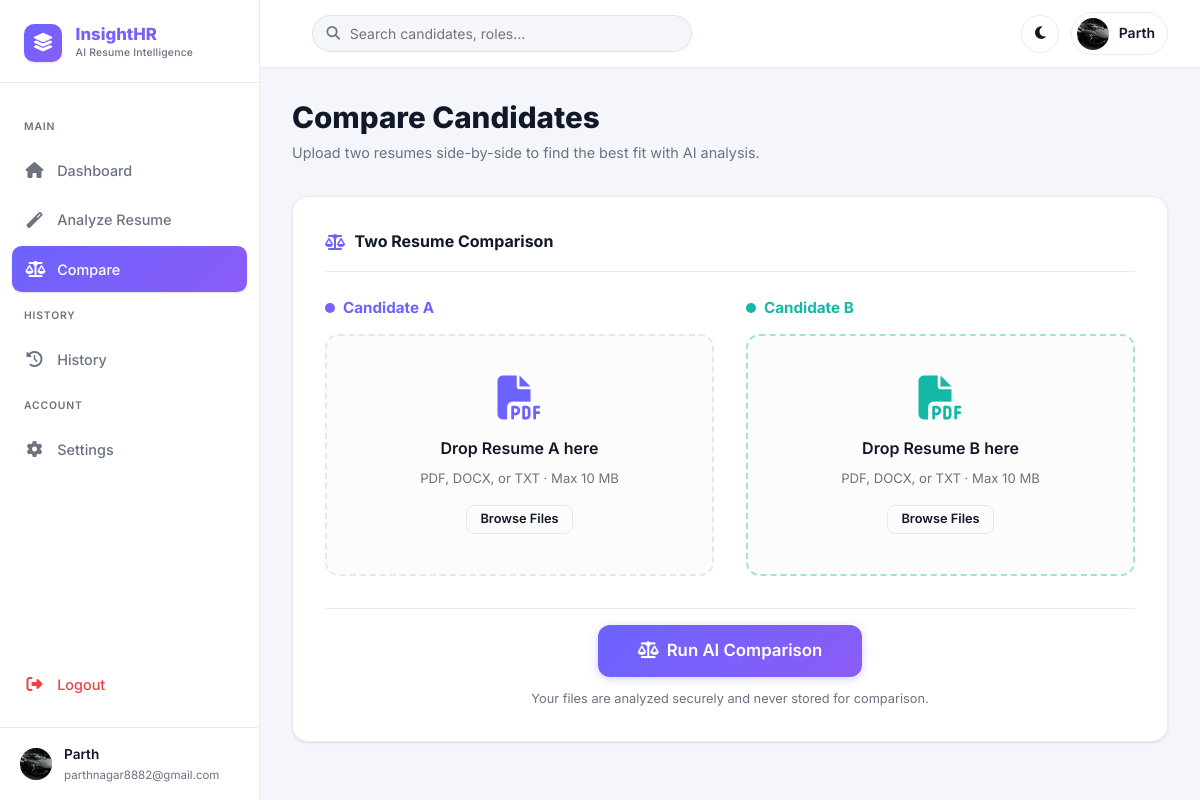
/compare (signed in), run on the app's committed database.
### models.py (models this page shows, shortened)
class User(UserMixin, db.Model):
    __tablename__ = 'users'
    id            = db.Column(db.Integer, primary_key=True)
    full_name     = db.Column(db.String(120), nullable=False)
    email         = db.Column(db.String(150), unique=True, nullable=False)
    mobile_number = db.Column(db.String(20), unique=True, nullable=True)
    password_hash = db.Column(db.String(256), nullable=False)
    theme_pref    = db.Column(db.String(10), default='light')  # 'light' or 'dark'
    avatar_url    = db.Column(db.String(300), default='')
    created_at    = db.Column(db.DateTime, default=datetime.utcnow)
    resumes = db.relationship('Resume', backref='owner', lazy=True,
                              cascade='all, delete-orphan')

### app.py (the view, shortened to what this page needs)
@app.route('/compare', methods=['GET', 'POST'])
@login_required
def compare():
    result = None
    return render_template('compare.html', result=result, safe_json=safe_json)

### app.py (called while the page is built)
@login_manager.user_loader
def load_user(user_id):
    return db.session.get(User, int(user_id))

@app.context_processor
def inject_globals():
    return {
        'current_year': datetime.utcnow().year,
        'safe_json': safe_json,
    }

### templates/compare.html (shortened to what this page needs)
{% extends "base.html" %}
{% block content %}
<div class="page-header">
    <h1 class="page-title">Compare Candidates</h1>
    <p class="page-subtitle">Upload two resumes side-by-side to find the best fit with AI analysis.</p>
</div>
{% if not result %}
<div class="glass-card">
    <div class="card-header">
        <div class="card-title"><i class="fas fa-balance-scale"></i> Two Resume Comparison</div>
    </div>
    <form action="{{ url_for('compare') }}" method="POST" enctype="multipart/form-data" data-loading="true">
        <div class="grid-cols-2" style="gap:2rem;margin-bottom:2rem;">
            <div>
                <div style="display:flex;align-items:center;gap:.5rem;margin-bottom:.85rem;">
                    <div style="width:10px;height:10px;border-radius:50%;background:var(--btn-gradient);"></div>
                    <h3 style="font-weight:700;font-size:.95rem;color:var(--primary);">Candidate A</h3>
                </div>
                <div id="upload-zone-1" class="upload-zone" style="cursor:pointer;" role="button" tabindex="0">
                    <i class="fas fa-file-pdf upload-icon"></i>
                    <p class="upload-primary" style="font-weight:600;margin-bottom:.4rem;">Drop Resume A here</p>
                    <p class="upload-sub" style="font-size:.82rem;color:var(--text-muted);margin-bottom:1rem;">PDF, DOCX, or TXT · Max 10 MB</p>
                    <span class="btn btn-outline btn-sm" style="pointer-events:none;">Browse Files</span>
                </div>
            </div>
            <div>
                <div style="display:flex;align-items:center;gap:.5rem;margin-bottom:.85rem;">
                    <div style="width:10px;height:10px;border-radius:50%;background:var(--accent);"></div>
                    <h3 style="font-weight:700;font-size:.95rem;color:var(--accent);">Candidate B</h3>
                </div>
                <div id="upload-zone-2" class="upload-zone" style="cursor:pointer;border-color:rgba(20,184,166,.4);" role="button" tabindex="0">
                    <i class="fas fa-file-pdf upload-icon" style="color:var(--accent);"></i>
                    <p class="upload-primary" style="font-weight:600;margin-bottom:.4rem;">Drop Resume B here</p>
                    <p class="upload-sub" style="font-size:.82rem;color:var(--text-muted);margin-bottom:1rem;">PDF, DOCX, or TXT · Max 10 MB</p>
                    <span class="btn btn-outline btn-sm" style="pointer-events:none;">Browse Files</span>
                </div>
            </div>
        </div>
        <div style="text-align:center;padding-top:1rem;border-top:1px solid var(--border-color);">
            <button type="submit" class="btn btn-primary btn-xl">
                <i class="fas fa-balance-scale"></i> Run AI Comparison
            </button>
            <p style="font-size:.8rem;color:var(--text-muted);margin-top:.75rem;">
                Your files are analyzed securely and never stored for comparison.
            </p>
        </div>
    </form>
</div>
{% endif %}
{% endblock %}

### templates/base.html (shortened to what this page needs)
<!DOCTYPE html>
<html lang="en" data-theme="{{ session.get('theme', current_user.theme_pref if current_user.is_authenticated else 'light') }}">
<head>
    <link rel="stylesheet" href="https://cdnjs.cloudflare.com/ajax/libs/font-awesome/6.5.0/css/all.min.css">
    <link rel="stylesheet" href="{{ url_for('static', filename='css/style.css') }}?v=2">
</head>
<body data-settings-url="{{ url_for('settings') if current_user.is_authenticated else '' }}">
{% if current_user.is_authenticated and not no_sidebar %}
<div class="app-layout">
    <aside class="sidebar" id="sidebar" role="navigation" aria-label="Main navigation">
        <div class="brand-section">
            <div class="brand-logo"><i class="fas fa-layer-group"></i></div>
            <div>
                <div class="brand-name">InsightHR</div>
                <div class="brand-tagline">AI Resume Intelligence</div>
            </div>
        </div>
        <nav class="nav-links">
            <span class="nav-section-label">Main</span>
            <a href="{{ url_for('dashboard') }}" class="nav-item {% if request.endpoint == 'dashboard' %}active{% endif %}">
                <i class="fas fa-home"></i> Dashboard
            </a>
            <a href="{{ url_for('dashboard') }}#upload" class="nav-item">
                <i class="fas fa-magic"></i> Analyze Resume
            </a>
            <a href="{{ url_for('compare') }}" class="nav-item {% if request.endpoint == 'compare' %}active{% endif %}">
                <i class="fas fa-balance-scale"></i> Compare
            </a>
            <span class="nav-section-label" style="margin-top:0.25rem;">History</span>
            <a href="{{ url_for('history') }}" class="nav-item {% if request.endpoint == 'history' %}active{% endif %}">
                <i class="fas fa-history"></i> History
            </a>
            <span class="nav-section-label" style="margin-top:0.25rem;">Account</span>
            <a href="{{ url_for('settings') }}" class="nav-item {% if request.endpoint == 'settings' %}active{% endif %}">
                <i class="fas fa-cog"></i> Settings
            </a>
            <a href="{{ url_for('logout') }}" class="nav-item logout">
                <i class="fas fa-sign-out-alt"></i> Logout
            </a>
        </nav>
        <div class="sidebar-footer">
            <div class="sidebar-user">
                <div class="avatar">
                    {% if current_user.avatar_url %}
                        <img src="{{ current_user.avatar_url }}" alt="Avatar">
                    {% else %}
                        {{ current_user.full_name[0]|upper }}
                    {% endif %}
                </div>
                <div>
                    <div class="name">{{ current_user.full_name.split()[0] }}</div>
                    <div class="role">{{ current_user.email }}</div>
                </div>
            </div>
        </div>
    </aside>
    <main class="main-content" id="main-content">
        <header class="topbar" role="banner">
            <div class="topbar-search">
                <form action="{{ url_for('history') }}" method="GET">
                    <input type="text" name="search" placeholder="Search candidates, roles…" autocomplete="off">
                </form>
            </div>
            <div class="topbar-actions">
                <button class="icon-btn theme-toggle" id="theme-toggle" title="Toggle dark mode" aria-label="Toggle dark mode">
                    <i class="fas fa-moon"></i>
                </button>
                <a href="{{ url_for('settings') }}" class="user-chip" aria-label="Profile settings">
                    <div class="avatar">
                        {% if current_user.avatar_url %}
                            <img src="{{ current_user.avatar_url }}" alt="Avatar">
                        {% else %}
                            {{ current_user.full_name[0]|upper }}
                        {% endif %}
                    </div>
                    <span class="name">{{ current_user.full_name.split()[0] }}</span>
                </a>
            </div>
        </header>
        <div class="page-content">
            {% block content %}{% endblock %}
        </div>
    </main>
</div>
{% else %}
    {% block no_sidebar_content %}{% endblock %}
{% endif %}
</body>
</html>

### data on the page
User: avatar_url (picture), full_name "Parth", email "parthnagar8882@gmail.com"
